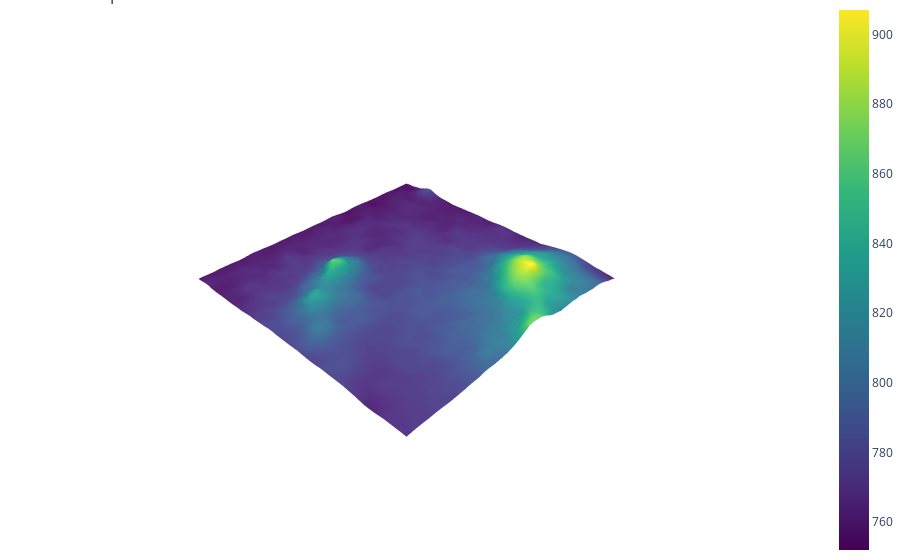

The code cell stored with this chart in its notebook:
### Code cell
fig = go.Figure(data=[go.Surface(x=[30*i for i in range(len(test))], y=[30*i for i in range(len(test))], z=test, colorscale="viridis")])
fig.update_layout(title='DEM map test', autosize=True,
                  scene = {"xaxis":{"visible":False}, "yaxis":{"visible":False}, "zaxis":{"nticks":4, "range":[0,1500], "visible":False}},
                  margin={"l":0, "r":0, "b":0, "t":0})
fig.show()

### Figure 1 — Plotly figure (JSON) as saved in the notebook; plotly's stock layout.template omitted (floating-point values rounded to 4 significant figures; data arrays with more than 128 entries replaced by an {"elided": "..."} marker saying what was removed)
{"data": [{"colorscale": [[0, "#440154"], [0.1111, "#482878"], [0.2222, "#3e4989"], [0.3333, "#31688e"], [0.4444, "#26828e"], [0.5556, "#1f9e89"], [0.6667, "#35b779"], [0.7778, "#6ece58"], [0.8889, "#b5de2b"], [1, "#fde725"]], "type": "surface", "x": [0, 30, 60, 90, 120, 150, 180, 210, 240, 270, 300, 330, 360, 390, 420, 450, 480, 510, 540, 570, 600, 630, 660, 690, 720, 750, 780, 810, 840, 870, 900, 930, 960, 990, 1020, 1050, 1080, 1110, 1140, 1170, 1200, 1230, 1260, 1290, 1320, 1350, 1380, 1410, 1440, 1470], "y": [0, 30, 60, 90, 120, 150, 180, 210, 240, 270, 300, 330, 360, 390, 420, 450, 480, 510, 540, 570, 600, 630, 660, 690, 720, 750, 780, 810, 840, 870, 900, 930, 960, 990, 1020, 1050, 1080, 1110, 1140, 1170, 1200, 1230, 1260, 1290, 1320, 1350, 1380, 1410, 1440, 1470], "z": {"elided": "50x50 int values"}}], "layout": {"autosize": true, "margin": {"b": 0, "l": 0, "r": 0, "t": 0}, "scene": {"xaxis": {"visible": false}, "yaxis": {"visible": false}, "zaxis": {"nticks": 4, "range": [0, 1500], "visible": false}}, "title": {"text": "DEM map test"}}}
